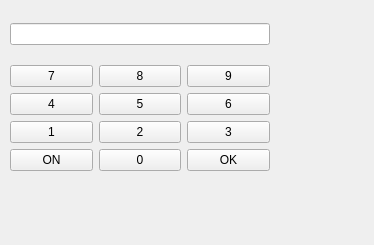
<?xml version="1.0" encoding="UTF-8"?>
<ui version="4.0">
 <class>digicode</class>
 <widget class="QWidget" name="digicode">
  <property name="geometry">
   <rect>
    <x>0</x>
    <y>0</y>
    <width>374</width>
    <height>245</height>
   </rect>
  </property>
  <property name="windowTitle">
   <string>digicode</string>
  </property>
  <property name="accessibleDescription">
   <string/>
  </property>
  <widget class="QWidget" name="gridLayoutWidget">
   <property name="geometry">
    <rect>
     <x>10</x>
     <y>10</y>
     <width>280</width>
     <height>161</height>
    </rect>
   </property>
   <layout class="QGridLayout" name="gridLayout_2">
    <item row="4" column="0">
     <widget class="QPushButton" name="pushButton_ON">
      <property name="text">
       <string>ON</string>
      </property>
     </widget>
    </item>
    <item row="3" column="2">
     <widget class="QPushButton" name="pushButton_3">
      <property name="text">
       <string>3</string>
      </property>
     </widget>
    </item>
    <item row="4" column="2">
     <widget class="QPushButton" name="pushButton_OK">
      <property name="text">
       <string>OK</string>
      </property>
     </widget>
    </item>
    <item row="1" column="2">
     <widget class="QPushButton" name="pushButton_9">
      <property name="text">
       <string>9</string>
      </property>
     </widget>
    </item>
    <item row="3" column="1">
     <widget class="QPushButton" name="pushButton_2">
      <property name="text">
       <string>2</string>
      </property>
     </widget>
    </item>
    <item row="4" column="1">
     <widget class="QPushButton" name="pushButton_0">
      <property name="text">
       <string>0</string>
      </property>
     </widget>
    </item>
    <item row="2" column="0">
     <widget class="QPushButton" name="pushButton_4">
      <property name="text">
       <string>4</string>
      </property>
     </widget>
    </item>
    <item row="1" column="0">
     <widget class="QPushButton" name="pushButton_7">
      <property name="text">
       <string>7</string>
      </property>
     </widget>
    </item>
    <item row="3" column="0">
     <widget class="QPushButton" name="pushButton_1">
      <property name="text">
       <string>1</string>
      </property>
     </widget>
    </item>
    <item row="1" column="1">
     <widget class="QPushButton" name="pushButton_8">
      <property name="text">
       <string>8</string>
      </property>
     </widget>
    </item>
    <item row="2" column="2">
     <widget class="QPushButton" name="pushButton_6">
      <property name="text">
       <string>6</string>
      </property>
     </widget>
    </item>
    <item row="0" column="0" colspan="3">
     <widget class="QLineEdit" name="lineEdit">
      <property name="enabled">
       <bool>true</bool>
      </property>
     </widget>
    </item>
    <item row="2" column="1">
     <widget class="QPushButton" name="pushButton_5">
      <property name="text">
       <string>5</string>
      </property>
     </widget>
    </item>
    <item row="0" column="3">
     <spacer name="verticalSpacer_2">
      <property name="orientation">
       <enum>Qt::Vertical</enum>
      </property>
      <property name="sizeHint" stdset="0">
       <size>
        <width>20</width>
        <height>40</height>
       </size>
      </property>
     </spacer>
    </item>
    <item row="1" column="3" rowspan="4">
     <spacer name="verticalSpacer">
      <property name="orientation">
       <enum>Qt::Vertical</enum>
      </property>
      <property name="sizeHint" stdset="0">
       <size>
        <width>20</width>
        <height>40</height>
       </size>
      </property>
     </spacer>
    </item>
   </layout>
  </widget>
 </widget>
 <resources/>
 <connections/>
</ui>
